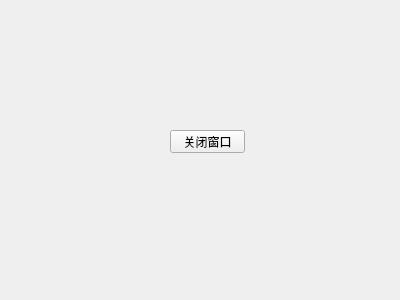
<?xml version="1.0" encoding="UTF-8"?>
<ui version="4.0">
 <class>Form</class>
 <widget class="QWidget" name="Form">
  <property name="geometry">
   <rect>
    <x>0</x>
    <y>0</y>
    <width>400</width>
    <height>300</height>
   </rect>
  </property>
  <property name="windowTitle">
   <string>Form</string>
  </property>
  <widget class="QPushButton" name="closeWinBtn">
   <property name="geometry">
    <rect>
     <x>170</x>
     <y>130</y>
     <width>75</width>
     <height>23</height>
    </rect>
   </property>
   <property name="text">
    <string>关闭窗口</string>
   </property>
  </widget>
 </widget>
 <resources/>
 <connections>
  <connection>
   <sender>closeWinBtn</sender>
   <signal>clicked()</signal>
   <receiver>Form</receiver>
   <slot>close()</slot>
   <hints>
    <hint type="sourcelabel">
     <x>191</x>
     <y>149</y>
    </hint>
    <hint type="destinationlabel">
     <x>255</x>
     <y>-6</y>
    </hint>
   </hints>
  </connection>
 </connections>
</ui>
